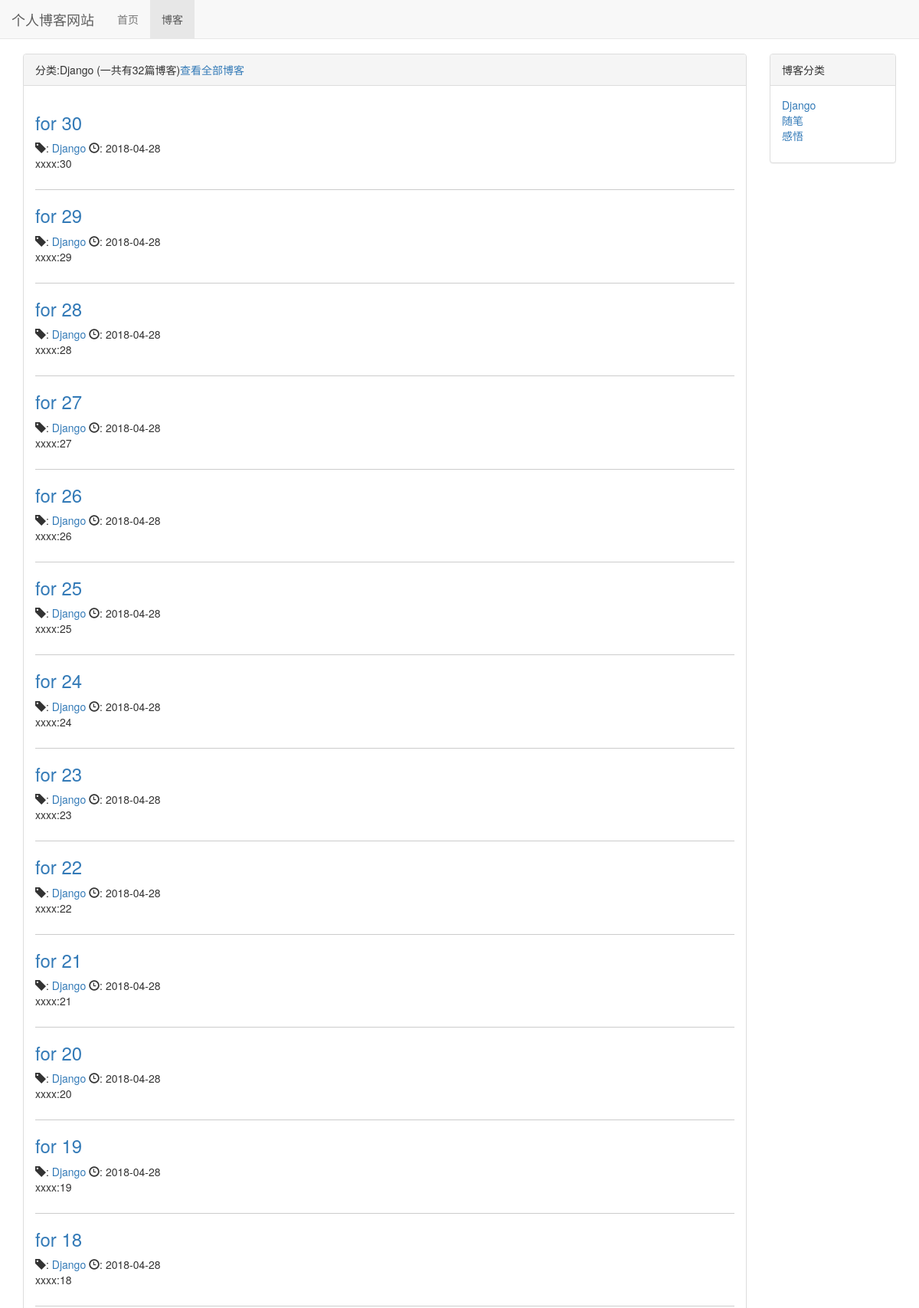
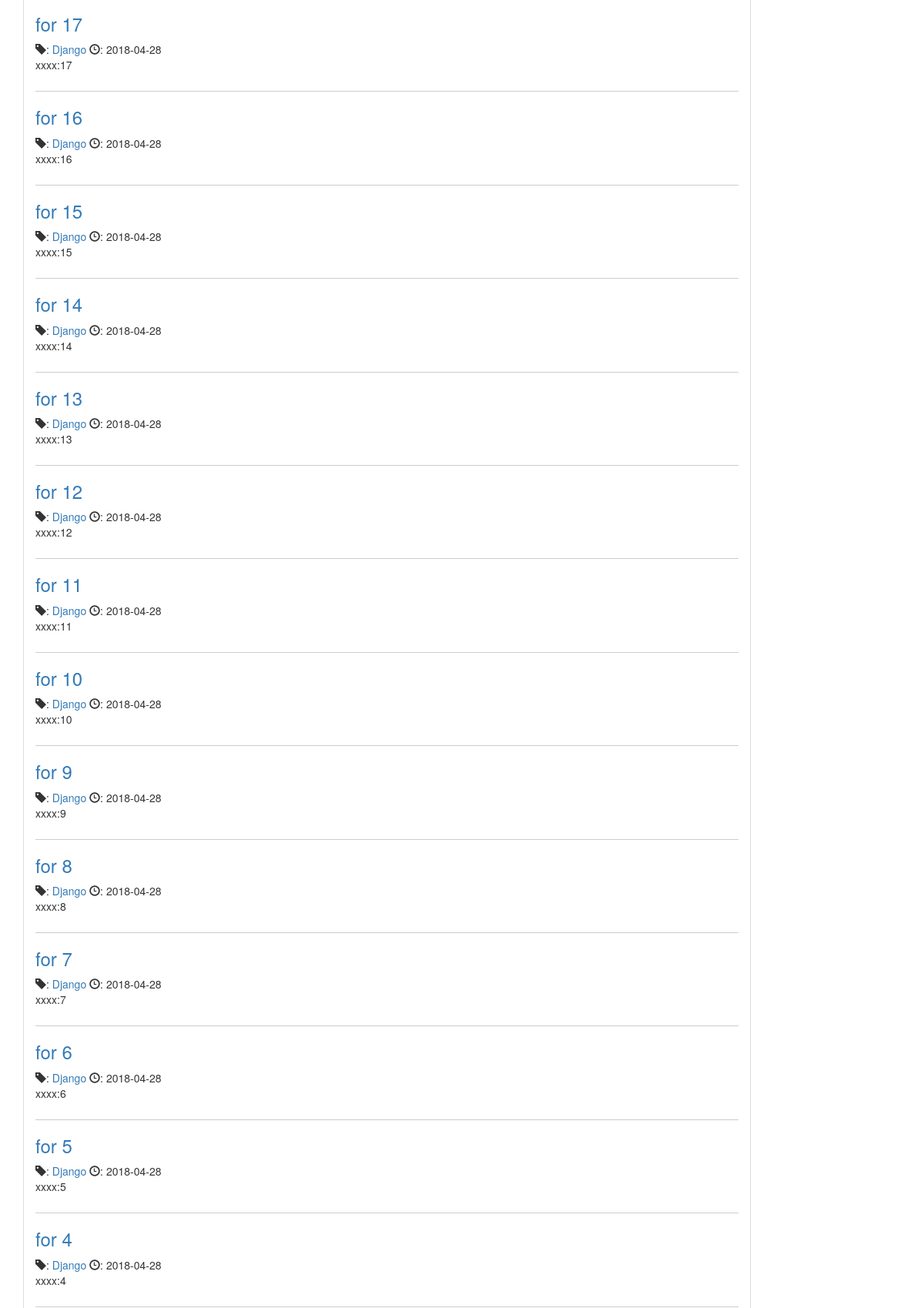
The page /blog/type/1 (upper part) on the database its author committed (2 pictures, top to bottom).
### blog/models.py (models this page shows, shortened)
class BlogType(models.Model):
    type_name = models.CharField(max_length=15)
    def __str__(self):
        return self.type_name

class Blog(models.Model):
    title = models.CharField(max_length=50)
    blog_type = models.ForeignKey(BlogType, on_delete=models.DO_NOTHING)
    content = models.TextField()
    author = models.ForeignKey(User, on_delete=models.DO_NOTHING)
    created_time = models.DateTimeField(auto_now_add=True)
    last_updated_time = models.DateTimeField(auto_now=True)
    class Meta:
        ordering = ['-created_time']

### blog/views.py (the view)
# urls.py: path('type/<int:blog_type_pk>', views.blogs_with_type, name="blogs_with_type"),
def blogs_with_type(request, blog_type_pk):
    context = {}
    blog_type = get_object_or_404(BlogType, pk=blog_type_pk)
    context['blogs'] = Blog.objects.filter(blog_type=blog_type)
    context['blog_type'] = blog_type
    context['blog_types'] = BlogType.objects.all()
    return render_to_response('blog/blogs_with_type.html', context)

### blog/templates/blog/blogs_with_type.html (shortened to what this page needs)
{% extends 'blog/blog_list.html' %}
{% block blog_list_title %}分类:{{ blog_type.type_name }} (一共有{{ blogs|length }}篇博客)<a href="{% url 'blog_list' %}">查看全部博客</a> {% endblock %}

### blog/templates/blog/blog_list.html (shortened to what this page needs)
{% extends 'base.html' %}
{% load staticfiles %}
{% block header_extends %}<link rel="stylesheet" href="{% static 'blog/blog.css' %}"> {% endblock %}
{% block nav_blog_active%}active{% endblock %}
{% block content %}
<div class="container">
    <div class="row">
        <div class="col-xs-12 col-sm-8 col-md-9 col-lg-10">
            <div class="panel panel-default">
                <div class="panel-heading">{% block blog_list_title %}博客列表 (一共有{{ page_of_blogs.paginator.count }}篇博客){% endblock %}</div>
                <div class="panel-body">
                    {% for blog in blogs %}
                    <div class="blog">
                        <h3><a href="{% url 'blog_detail' blog.pk %}">{{ blog.title }}</a></h3>
                        <p class="blog-info">
                            <span class="glyphicon glyphicon-tag" aria-hidden="true"></span>: <a href="{% url 'blogs_with_type' blog.blog_type.pk %}">{{ blog.blog_type }}</a>
                            <span class="glyphicon glyphicon-time" aria-hidden="true"></span>: {{ blog.created_time|date:"Y-m-d" }}
                        </p>
                        <p>{{ blog.content|truncatechars:120 }}</p>
                    </div>
                    {% empty %}
                    <div class="blog">
                        <p>-- 暂无博客，敬请期待 --</p>
                    </div>
                    {% endfor %}
                </div>
            </div>
        </div>
        <div class="hidden-xs col-sm-4 col-md-3 col-lg-2">
            <div class="panel panel-default">
                <div class="panel-heading">博客分类</div>
                <div class="panel-body">
                    <ul class="blog-type">
                        {% for blog_type in blog_types %}
                            <li>
                                <a href="{% url 'blogs_with_type' blog_type.pk %}">
                                    {{ blog_type.type_name }}
                                </a>
                            </li>
                        {% empty %}
                            <li>暂无分类</li>
                        {% endfor %}
                    </ul>
                </div>
            </div>
        </div>
    </div>
</div>
{% endblock %}

### static/base.css (style rules this page uses)
* { margin: 0; padding: 0; }
body { margin-top: 70px!important; }

### blog/static/blog/blog.css (style rules this page uses)
ul.blog-type { list-style-type: none; }
div.blog:not(:last-child) { margin-bottom: 1em; border-bottom: 1px solid #ccc; padding-bottom: 1em; }
div.blog p.blog-info { margin-bottom: 0; }

### rows shown on the page
BlogType: type_name "Django"
Blog: title "for 30", blog_type "Django", created_time "2018-04-28", content "xxxx:30"
Blog: title "for 29", blog_type "Django", created_time "2018-04-28", content "xxxx:29"
Blog: title "for 28", blog_type "Django", created_time "2018-04-28", content "xxxx:28"
Blog: title "for 27", blog_type "Django", created_time "2018-04-28", content "xxxx:27"
Blog: title "for 26", blog_type "Django", created_time "2018-04-28", content "xxxx:26"
Blog: title "for 25", blog_type "Django", created_time "2018-04-28", content "xxxx:25"
Blog: title "for 24", blog_type "Django", created_time "2018-04-28", content "xxxx:24"
Blog: title "for 23", blog_type "Django", created_time "2018-04-28", content "xxxx:23"
Blog: title "for 22", blog_type "Django", created_time "2018-04-28", content "xxxx:22"
Blog: title "for 21", blog_type "Django", created_time "2018-04-28", content "xxxx:21"
Blog: title "for 20", blog_type "Django", created_time "2018-04-28", content "xxxx:20"
Blog: title "for 19", blog_type "Django", created_time "2018-04-28", content "xxxx:19"
Blog: title "for 18", blog_type "Django", created_time "2018-04-28", content "xxxx:18"
Blog: title "for 17", blog_type "Django", created_time "2018-04-28", content "xxxx:17"
Blog: title "for 16", blog_type "Django", created_time "2018-04-28", content "xxxx:16"
Blog: title "for 15", blog_type "Django", created_time "2018-04-28", content "xxxx:15"
Blog: title "for 14", blog_type "Django", created_time "2018-04-28", content "xxxx:14"
Blog: title "for 13", blog_type "Django", created_time "2018-04-28", content "xxxx:13"
Blog: title "for 12", blog_type "Django", created_time "2018-04-28", content "xxxx:12"
Blog: title "for 11", blog_type "Django", created_time "2018-04-28", content "xxxx:11"
Blog: title "for 10", blog_type "Django", created_time "2018-04-28", content "xxxx:10"
Blog: title "for 9", blog_type "Django", created_time "2018-04-28", content "xxxx:9"
Blog: title "for 8", blog_type "Django", created_time "2018-04-28", content "xxxx:8"
Blog: title "for 7", blog_type "Django", created_time "2018-04-28", content "xxxx:7"
Blog: title "for 6", blog_type "Django", created_time "2018-04-28", content "xxxx:6"
Blog: title "for 5", blog_type "Django", created_time "2018-04-28", content "xxxx:5"
Blog: title "for 4", blog_type "Django", created_time "2018-04-28", content "xxxx:4"
BlogType: type_name "随笔"
BlogType: type_name "感悟"

### other values the page prints
{{ blogs|length }} "32"
